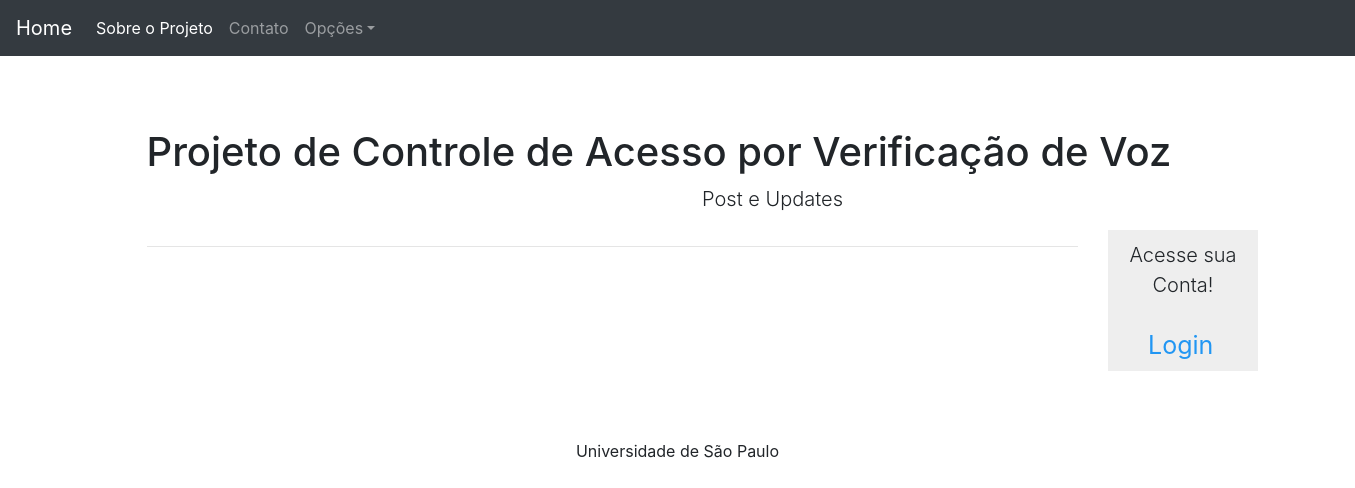
Before: / with the older database file.
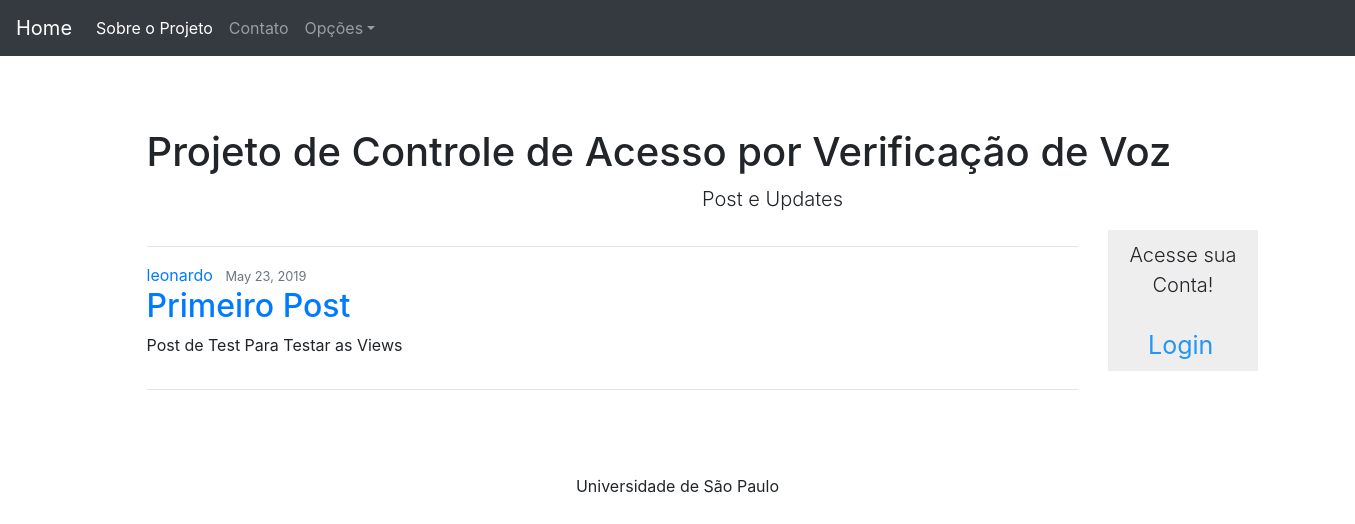
After: the same page with the newer database file.
### content/models.py (models this page shows, shortened)
class News(models.Model):
    author = models.ForeignKey(User, on_delete=models.CASCADE)
    title = models.CharField(max_length=100)
    text_body = models.TextField()
    date_published = models.DateTimeField(default=timezone.now)

### content/views.py (the view)
# urls.py: 2. Add a URL to urlpatterns:  path('', views.home, name='home')
def home(request):
    context = {
        'News': News.objects.all()
    }
    return render(request, 'content/home.html', context)

### content/templates/content/home.html (shortened to what this page needs)
<!doctype html>
<html lang="en">
  <head>
    {% load static %}
    <link rel="stylesheet" href="{% static 'content/starter-template.css'%}" type="text/css">
    <link rel="stylesheet" href="{% static 'content/css/bootstrap.min.css' %}" type="text/css">
  </head>
  <body>
       <nav class="navbar navbar-expand-md navbar-dark bg-dark fixed-top">
           <a class="navbar-brand" href="{% url 'home'%}">Home</a>
  <div class="collapse navbar-collapse" id="navbarsExampleDefault">
    <ul class="navbar-nav mr-auto">
      <li class="nav-item active">
              <a class="nav-link" href="{% url 'about' %}">Sobre o Projeto <span class="sr-only">(current)</span></a>
      </li>
      <li class="nav-item">
        <a class="nav-link" href="#">Contato</a>
      </li>
      <li class="nav-item dropdown">
        <a class="nav-link dropdown-toggle" href="#" id="dropdown01" data-toggle="dropdown" aria-haspopup="true" aria-expanded="false">Opções</a>
      </li>
    </ul>
  </div>
</nav>
<main role="main" class="container">
  <div class="starter-template">
      <h1>Projeto de Controle de Acesso por Verificação de Voz</h1>
      <p class="lead" style=" text-align:center ">Post e Updates</p>
    {% if request.user.is_authenticated %}
     <div class="row">
          <div class="col-md-9">
            <div class="main">
                 {%for New in News%}
    <hr>
     <article class="media content-section">
         <div class="media-body">
            <div class="article-metadata">
              <a class="mr-2" href="#">{{ New.author }}</a>
              <small class="text-muted">{{ New.date_published|date:"F d, Y" }}</small>
            </div>
            <h2><a class="article-title" href='#'>{{ New.title }}</a></h2>
            <p class="article-content">{{ New.text_body }}</p>
          </div>
    </article>
        {%endfor%}
             <hr>
            </div>
         </div>
    <div class="col-md-3">
    <div class="sidenav">
        <p class="lead"> Welcome {{ request.user.username}}!</p>
            <a  href="{% url 'profile' %}">Perfil</a>
            <a href="{% url 'logout'%}"> Sair </a>
            <a href="{%url 'create-model'%}"> Modelo Acustico</a>
    </div>
    </div>
  </div>
    {% else %}
    <div class="row">
          <div class="col-md-9">
          <div class="main">
    {%for New in News%}
    <hr>
     <article class="media content-section">
         <div class="media-body">
            <div class="article-metadata">
              <a class="mr-2" href="#">{{ New.author }}</a>
              <small class="text-muted">{{ New.date_published|date:"F d, Y" }}</small>
            </div>
            <h2><a class="article-title" href='#'>{{ New.title }}</a></h2>
            <p class="article-content">{{ New.text_body }}</p>
          </div>
</article>
    {%endfor%}
    <hr>
          </div>
     </div>
     <div class="col-md-3">
    <div class="sidenav">
            <p class="lead"> Acesse sua Conta!</p>
            <a  href="{% url 'login' %}">Login</a>
    </div>
    </div>
    {% endif %}
      </div>
</div>
</main>
<footer id="foot">
    <div class="inner">
        <p>  Universidade de São Paulo</p>
    </div>
</footer>
  </body>
</html>

### content/static/content/starter-template.css (style rules this page uses)
body { padding-top: 5rem; }
.starter-template { padding: 3rem 1.5rem; text-align: justify; width: 1300px; }
#foot { text-align: center; padding: 20px; }

### content/templates/content/home.html (style rules this page uses)
.sidenav { width: 150px; z-index: 1; top: 20px; left: 10px; background: #eee; overflow-x: hidden; }
.sidenav a { padding: 6px 10px 6px 40px; text-decoration: none; font-size: 25px; color: #2196F3; display: block; }
.sidenav p { padding: 10px 10px 5px 10px; text-align:center; }

Changed rows visible on the page:
added News: author "leonardo", date_published "May 23, 2019", title "Primeiro Post", text_body "Post de Test Para Testar as Views"
